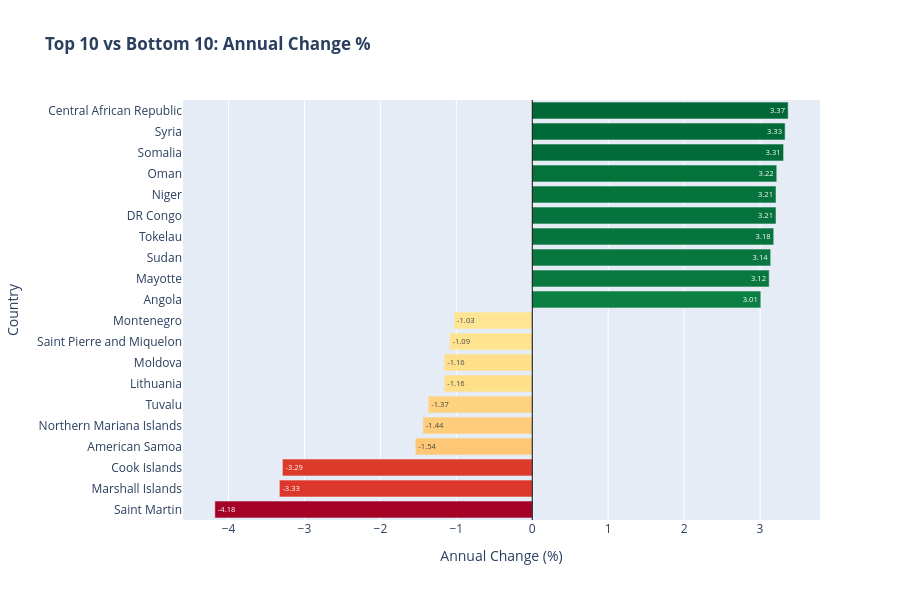

Notebook code cell kept with this figure:
### Code cell
growthSorted = df.sort_values('Annual Change %', ascending=False)
extremeData = pd.concat([growthSorted.head(10), growthSorted.tail(10)])

# 2. Create the Bar Chart
fig = px.bar(
    extremeData,
    x='Annual Change %',
    y='Country',
    orientation='h',
    color='Annual Change %',          # Color bars based on the value
    color_continuous_scale='RdYlGn', # Matches your 'RdYlGn' palette
    title='<b>Top 10 vs Bottom 10: Annual Change %</b>', # <b> makes it bold
    text_auto='.2f'                  # Optional: shows the % value on the bars
)

# 3. Add the vertical line at 0
fig.add_vline(x=0, line_width=1, line_color="black")

# 4. Clean up the layout
fig.update_layout(
    yaxis={'categoryorder':'total ascending'}, # Ensures the bars stay sorted
    coloraxis_showscale=False,                 # Hides the color legend (optional)
    xaxis_title="Annual Change (%)",
    yaxis_title="Country",
    height=600
)

fig.show()

### Figure 1 — Plotly figure (JSON) as saved in the notebook; plotly's stock layout.template omitted (floating-point values rounded to 4 significant figures)
{"data": [{"hovertemplate": "Annual Change %=%{marker.color}<br>Country=%{y}<extra></extra>", "legendgroup": "", "marker": {"color": [3.37, 3.33, 3.31, 3.22, 3.21, 3.21, 3.18, 3.14, 3.12, 3.01, -1.03, -1.09, -1.16, -1.16, -1.37, -1.44, -1.54, -3.29, -3.33, -4.18], "coloraxis": "coloraxis", "pattern": {"shape": ""}}, "name": "", "orientation": "h", "showlegend": false, "textposition": "auto", "texttemplate": "%{x:.2f}", "type": "bar", "x": [3.37, 3.33, 3.31, 3.22, 3.21, 3.21, 3.18, 3.14, 3.12, 3.01, -1.03, -1.09, -1.16, -1.16, -1.37, -1.44, -1.54, -3.29, -3.33, -4.18], "xaxis": "x", "y": ["Central African Republic", "Syria", "Somalia", "Oman", "DR Congo", "Niger", "Tokelau", "Sudan", "Mayotte", "Angola", "Montenegro", "Saint Pierre and Miquelon", "Lithuania", "Moldova", "Tuvalu", "Northern Mariana Islands", "American Samoa", "Cook Islands", "Marshall Islands", "Saint Martin"], "yaxis": "y"}], "layout": {"barmode": "relative", "coloraxis": {"colorbar": {"title": {"text": "Annual Change %"}}, "colorscale": [[0, "rgb(165,0,38)"], [0.1, "rgb(215,48,39)"], [0.2, "rgb(244,109,67)"], [0.3, "rgb(253,174,97)"], [0.4, "rgb(254,224,139)"], [0.5, "rgb(255,255,191)"], [0.6, "rgb(217,239,139)"], [0.7, "rgb(166,217,106)"], [0.8, "rgb(102,189,99)"], [0.9, "rgb(26,152,80)"], [1, "rgb(0,104,55)"]], "showscale": false}, "height": 600, "legend": {"tracegroupgap": 0}, "shapes": [{"line": {"color": "black", "width": 1}, "type": "line", "x0": 0, "x1": 0, "xref": "x", "y0": 0, "y1": 1, "yref": "y domain"}], "title": {"text": "<b>Top 10 vs Bottom 10: Annual Change %</b>"}, "xaxis": {"anchor": "y", "domain": [0, 1], "title": {"text": "Annual Change (%)"}}, "yaxis": {"anchor": "x", "categoryorder": "total ascending", "domain": [0, 1], "title": {"text": "Country"}}}}
